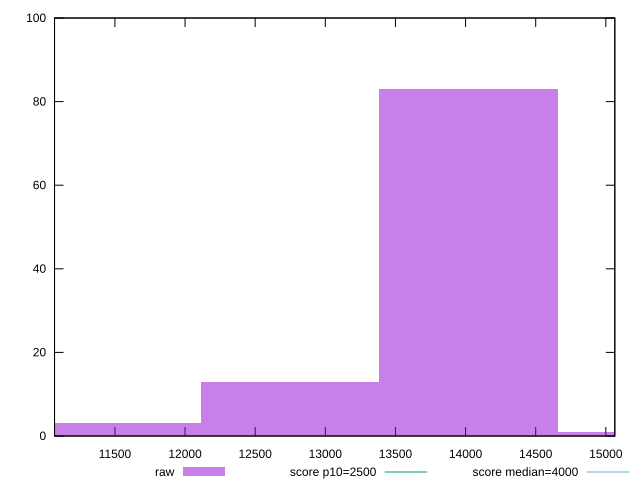

Write gnuplot code to recreate this figure.
reset

$raw <<EOF
14022.509133316424 83
12747.735575742205 13
15297.282690890645 1
11472.962018167984 3
EOF

set key outside below
set boxwidth 1274.7735575742204
set xrange [11069.418999999998:15064.08195]
set yrange [0:100]
set trange [0:100]
set style fill transparent solid 0.5 noborder

set parametric
set terminal svg size 640, 490 enhanced background rgb 'white'
set output "report_00018_2021-02-10T15-25-16.877Z/largest-contentful-paint/samples/pages/raw/histogram.svg"

plot $raw title "raw" with boxes, \
     2500,t title "score p10=2500", \
     4000,t title "score median=4000"

reset
